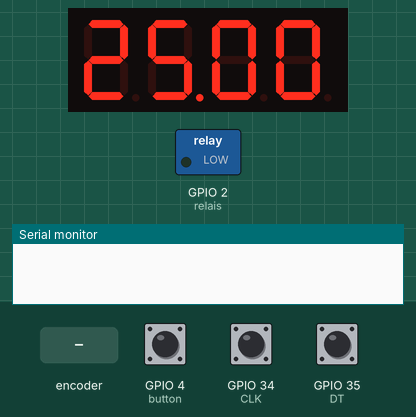
A sketch run on a simulated ESP32. Shown: 4-digit seven-segment display, switched loads named in the sketch (green lamp = pin HIGH), the last lines printed to the serial monitor. Inputs (shaded band) come from the test bench; at power-on: GPIO 4 (button) HIGH, GPIO 34 (CLK) HIGH, GPIO 35 (DT) HIGH.

Above: at 1.2 s.
1.3 s: GPIO 4 (button) pulled LOW for 0.15 s
At 1.45 s:
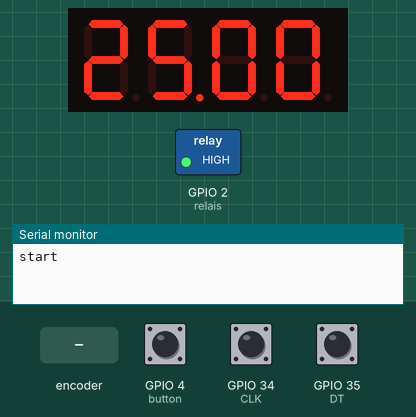
2.0 s: GPIO 4 (button) pulled LOW for 1 s
At 2.9 s:
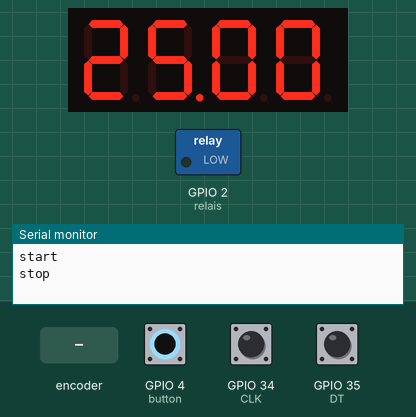
4.5 s: rotary encoder on GPIO 34 (CLK) / GPIO 35 (DT) turned 3 steps (first pin leading)
At 5.4 s:
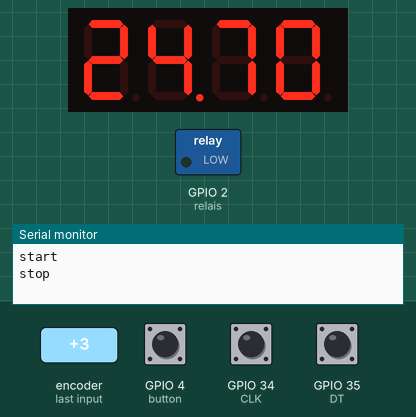
6.6 s: rotary encoder on GPIO 34 (CLK) / GPIO 35 (DT) turned 1 step (first pin leading)
At 7.9 s:
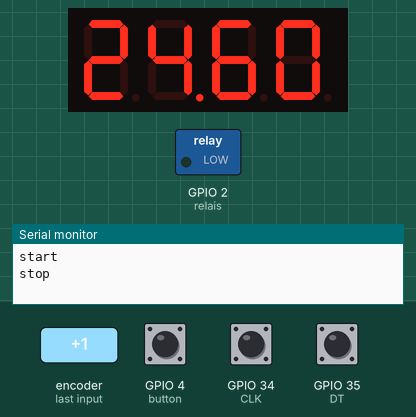
Timing chart, 0 to 9.3 s (numbered marks = the images above; inputs shaded):
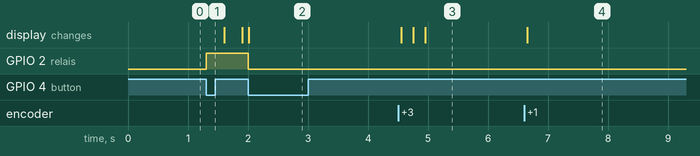

Measured:
- after the input at 1.3 s, GPIO 2 (relais): LOW → HIGH at once
- after the input at 2.0 s, GPIO 2 (relais): HIGH → LOW at once
- after the input at 4.5 s, the display: first changes after 0.05 s (image 3 shows a later state)
- after the input at 6.6 s, the display: changes after 0.05 s (image 4)

The sketch:

Gaggia-Timer-Code.ino
```cpp
#include "SevSeg.h"

SevSeg sevseg; //Initiate a seven segment controller object
// Rotary Encoder Inputs
#define CLK 34
#define DT 35

int button = 4;
int relais = 2;

int counter = 2500;
int run = false;
bool stop = false;
int stepSize = 10;

int currentStateCLK;
int lastStateCLK;

void IRAM_ATTR buttonPress(){
  static unsigned long last_interrupt_time = 0;
  unsigned long interrupt_time = millis();
  // If interrupts come faster than 200ms, assume it's a bounce and ignore
  if (interrupt_time - last_interrupt_time > 200)
  {
    if(!run){
      run = true;
      Serial.println("start");
    }
    else{
      stop = true;
      Serial.println("stop");
    }
  }
  last_interrupt_time = interrupt_time;
}

void setup() {
	Serial.begin(9600);

  byte numDigits = 4;
  byte digitPins[] = {33, 26, 25, 22};
  byte segmentPins[] = {32, 23, 19, 17, 16, 27, 21, 18};
  bool resistorsOnSegments = 0;     // variable indicates that 4 resistors were placed on the digit pins.

  sevseg.begin(COMMON_CATHODE, numDigits, digitPins, segmentPins, resistorsOnSegments);
  sevseg.setBrightness(90);

  //Rotary Encoder inputs
  pinMode(CLK,INPUT);
	pinMode(DT,INPUT);

  // Read the initial state of CLK
	lastStateCLK = digitalRead(CLK);

  //Button input and interrupt
  pinMode(button, INPUT_PULLUP);
  attachInterrupt(button, buttonPress, FALLING);

  //Reley
  pinMode(relais, OUTPUT);
}

void loop() {
  currentStateCLK = digitalRead(CLK);

  //If the interrupt activates the timer
  if(run == true){
    countdown();
  }

	// If last and current state of CLK are different, then pulse occurred
	// React to only 1 state change to avoid double count
	if (currentStateCLK != lastStateCLK  && currentStateCLK == 1){
		// If the DT state is different than the CLK state then
		// the encoder is rotating CCW so decrement
		if (digitalRead(DT) != currentStateCLK) {
      if(counter > 0){
        counter -= stepSize;
      }
		} else {
			// Encoder is rotating CW so increment
			if(counter < 6000){
        counter += stepSize;
      }
		}
	}

	// Remember last CLK state
	lastStateCLK = currentStateCLK;

  //Set the display to the Counters value
  sevseg.setNumber(counter, 2);
  sevseg.refreshDisplay(); // Must run repeatedly

  //debounce the rotary encoder
  delay(1);
}

void countdown(){
  digitalWrite(relais, HIGH);
  for(int i = 0; i <= counter && !stop; i ++){
    sevseg.setNumber(counter - i, 2);

    for(int i2 = 0; i2 < 10; i2++){
      sevseg.refreshDisplay();
      delay(1);
    }
   }

   digitalWrite(relais, LOW);
   //wait shortly to switch the relay off to avoid a problem with the relay emulating a button press
   delay(10);
   run = false;
   stop = false;
}
```
